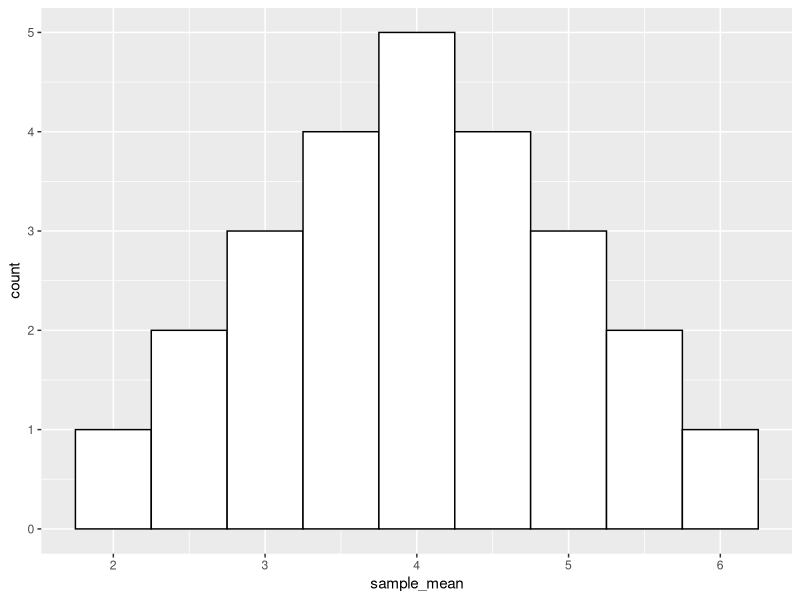
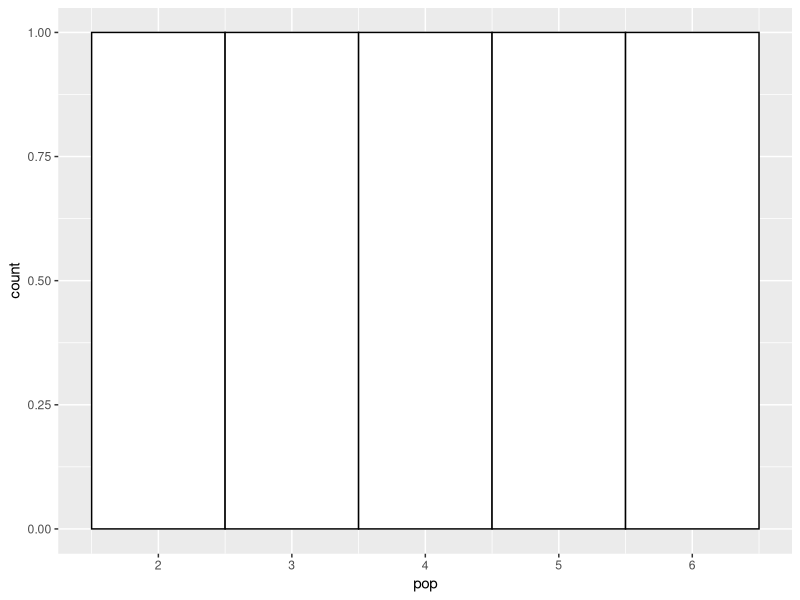

R code for these plots, in order:




# Show that 




pop <-c(2,3,4,5,6)
mean(pop)
sd.p=function(x){sd(x)*sqrt((length(x)-1)/length(x))}
sd.p(pop)


library(gtools)
library(tidyverse)
samp_size <- 2
samples<-as_tibble(permutations(length(pop), samp_size,
                                pop, repeats.allowed=TRUE))

samples <- samples %>% rowwise() %>% 
  mutate(sample_mean=mean(c(V1,V2)))
samples

library(ggplot2)
ggplot(samples, aes(x=sample_mean)) + 
  geom_histogram(bins = 9, color="black", fill="white")
ggplot(data.frame(pop), aes(x=pop)) +
  geom_histogram(bins = 5, color="black", fill="white")



mean(samples$sample_mean)
sd.p(samples$sample_mean)


sd.p(pop)/sqrt(samp_size)
